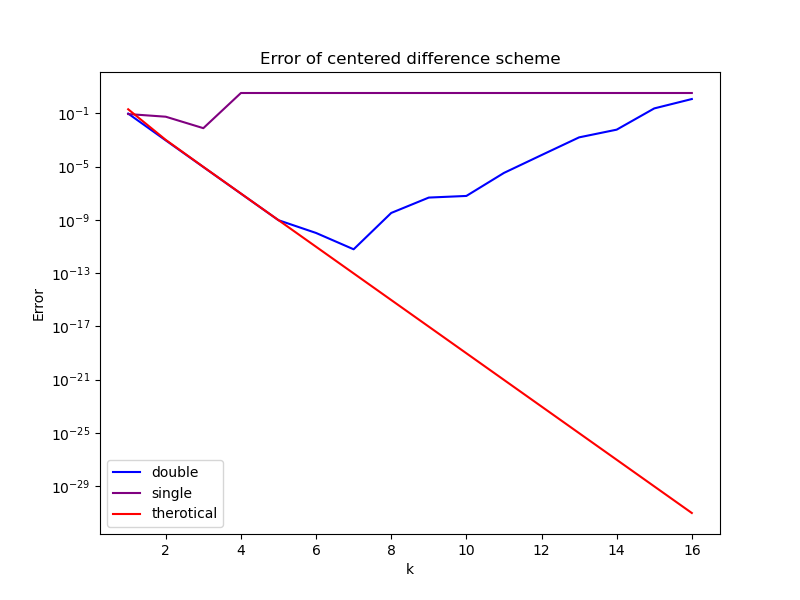

Python code for this plot:
import numpy as np
import math
import matplotlib.pyplot as plt

# Decorator to ensure double precision
def double_dec(func):
    def wrapper(*args):
        args = tuple(np.double(arg) for arg in args)

        result = func(*args)

        return np.double(result)
    return wrapper

# Decorator to ensure single precision
def single_dec(func):
    def wrapper(*args):
        args = tuple(np.half(arg) for arg in args)

        result = func(*args)

        return np.half(result)
    return wrapper

@double_dec
def db_f(x):
    return math.tan(x)

@double_dec
def db_analytical_d(x):
    return db_f(x) **2 + 1

@double_dec
def db_numerical_d(x, k):
    h = pow(10, -k)
    return (db_f(x+h) - db_f(x-h)) / (2*h)

@single_dec
def sg_f(x):
    return math.tan(x)

@single_dec
def sg_analytical_d(x):
    return sg_f(x) **2 + 1

@single_dec
def sg_numerical_d(x, k):
    h = pow(10, -k)
    return (sg_f(x+h) - sg_f(x-h)) / (2*h)

@double_dec
def the_bound(x, k):
    h = pow(10, -k)
    # Second derivative is increasing
    xi = x + h
    M2 = 2 * ( (1+ 2*pow(math.sin(xi),2)) / pow(math.cos(xi), 4) ) + 1
    return (M2 * pow(h, 2)) / 6

db_err_list = []
the_bound_list = []
k_list = range(1, 17)
for k in k_list:
    err = abs(db_numerical_d(1., k) - db_analytical_d(1.))
    db_err_list.append(err)
    the_bound_list.append(the_bound(1., k))

sg_err_list = []
k_list = range(1, 17)
for k in k_list:
    err = abs(sg_numerical_d(1., k) - sg_analytical_d(1.))
    sg_err_list.append(err)

plt.figure(figsize=(8,6))
plt.plot(k_list, db_err_list, linestyle='-', color='blue', label='double')
plt.plot(k_list, sg_err_list, linestyle='-', color='purple', label='single')
plt.plot(k_list, the_bound_list, linestyle='-', color='red', label='therotical')
plt.xlabel('k')
plt.ylabel('Error')
plt.yscale('log')
plt.title('Error of centered difference scheme')
plt.legend()
plt.savefig('centered_diff.png')